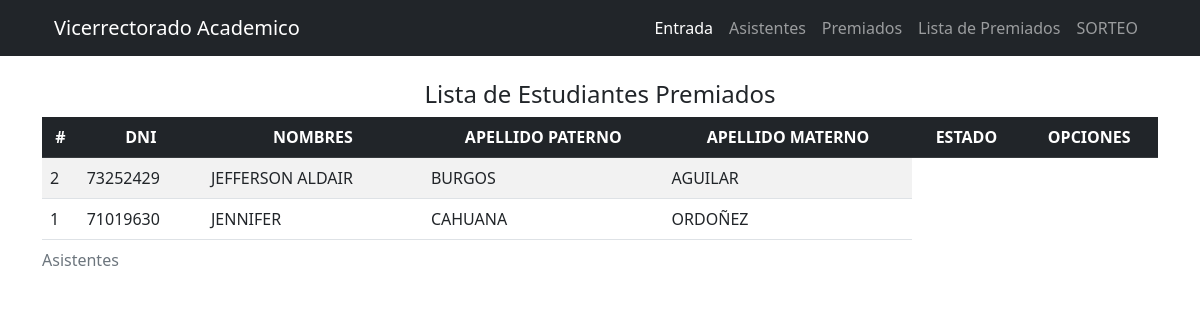
/listPremiados.php, run on an earlier commit of the app's database.
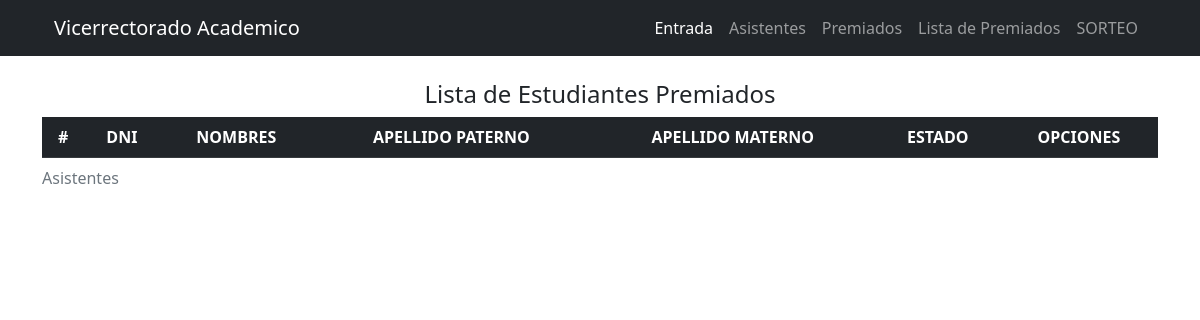
And on a later commit of the database.
### tables this page shows
CREATE TABLE IF NOT EXISTS `alumnos` (
  `id` int NOT NULL AUTO_INCREMENT,
  `codigo` varchar(6) DEFAULT NULL,
  `dni` varchar(8) DEFAULT NULL,
  `paterno` varchar(100) DEFAULT NULL,
  `materno` varchar(100) DEFAULT NULL,
  `nombres` varchar(100) DEFAULT NULL,
  `email` varchar(80) DEFAULT NULL,
  `celular` varchar(9) DEFAULT NULL,
  `modalidad` varchar(80) DEFAULT NULL,
  `programa_id` varchar(100) DEFAULT NULL,
  PRIMARY KEY (`id`)
);

CREATE TABLE IF NOT EXISTS `ganadores` (
  `id` int NOT NULL AUTO_INCREMENT,
  `dnig` varchar(8) NOT NULL DEFAULT '',
  `fechar` datetime DEFAULT NULL,
  PRIMARY KEY (`id`)
);

### listPremiados.php (the view, shortened to what this page needs)
<?php include('includes/header.php') ?>
<?php include('db/conection.php') ?>
<!DOCTYPE html>
<html lang="es">
    <head>
        <link rel="stylesheet" href="https://cdn.jsdelivr.net/npm/bootstrap@5.2.2/dist/css/bootstrap.min.css" />
        <link rel="stylesheet" href="https://cdn.datatables.net/1.12.1/css/dataTables.bootstrap5.min.css" />
        <link
            rel="stylesheet"
            href="https://cdnjs.cloudflare.com/ajax/libs/font-awesome/6.2.0/css/all.min.css"
        />
        <link rel="stylesheet" href="assets/css/styles.css" />
    </head>
    <body>
        <div class="container my-4">
            <div class="container">
                <h4 class="text-center">Lista de Estudiantes Premiados</h4>
            </div>
            <div class="row">
                <div class="col-sm-12 col-md-12 col-lg-12 col-xl-12">
                    <table id="datatable_users" class="table table-striped">
                        <caption>
                            Asistentes
                        </caption>
                        <thead>
                            <tr class="table-dark">
                                <th class="centered">#</th>
                                <th class="centered">DNI</th>
                                <th class="centered">NOMBRES</th>
                                <th class="centered">APELLIDO PATERNO</th>
                                <th class="centered">APELLIDO MATERNO</th>
                                <th class="centered">ESTADO</th>
                                <th class="centered">OPCIONES</th>
                            </tr>
                        </thead>
                        <tbody id="tableBody_users">
                        <?php
       $query=mysqli_query($conn,"SELECT * FROM alumnos a
       INNER JOIN ganadores g ON a.dni = g.dnig ")or die(mysqli_error($con));
         while($row=mysqli_fetch_array($query)){
           $id=$row['id'];
           $dni=$row['dni'];
           $nombre=$row['nombres'];
           $paterno=$row['paterno'];
           $materno=$row['materno'];
             ?>
                     <tr>
               <td><?php echo $id;?></td>
               <td><?php echo $dni;?></td>
               <td><?php echo $nombre;?></td>
               <td><?php echo $paterno;?></td>
               <td><?php echo $materno;?></td>
               </tr>
<?php }?>
                        </tbody>
                    </table>
                </div>
            </div>
        </div>
    </body>
</html>
<?php include('includes/footer.php') ?>

### includes/header.php (shortened to what this page needs)
<!DOCTYPE html>
<html lang="en">
<head>
    <link href="https://cdn.jsdelivr.net/npm/bootstrap@5.3.1/dist/css/bootstrap.min.css" rel="stylesheet">
    <link rel="stylesheet" href="assets/css/main.css">
</head>
<body>
<div class="container-fluid bg-dark">
<div class="container">
    <nav class="navbar navbar-dark bg-dark navbar-expand-lg tertiary">
        <div class="container-fluid">
            <a class="navbar-brand" href="index.php">Vicerrectorado Academico</a>
            <div class="collapse navbar-collapse" id="navbarSupportedContent">
                <ul class="navbar-nav ms-auto mb-2 mb-lg-0">
                    <li class="nav-item">
                        <a class="nav-link active" aria-current="page" href="index.php">Entrada</a>
                    </li>
                    <li class="nav-item">
                        <a class="nav-link" href="asistentes.php">Asistentes</a>
                    </li>
                    <li class="nav-item">
                        <a class="nav-link" href="premiados.php">Premiados</a>
                    </li>
                    <li class="nav-item">
                        <a class="nav-link" href="listPremiados.php">Lista de Premiados</a>
                    </li>
                    <li class="nav-item">
                        <a class="nav-link" href="sorteo.php">SORTEO</a>
                    </li>
                </ul>
            </div>
        </div>
    </nav>
</div>
</div>

### includes/footer.php (shortened to what this page needs)
</body>
</html>

### assets/css/main.css (style rules this page uses)
* { box-sizing: border-box; padding: 0%; margin: 0%; }

### assets/css/styles.css (style rules this page uses)
.centered { text-align: center !important; vertical-align: middle !important; }

What changed in the data, as far as the page shows it:
removed alumnos: ganadores.id "2", dni "73252429", nombres "JEFFERSON ALDAIR", paterno "BURGOS", materno "AGUILAR"
removed alumnos: ganadores.id "1", dni "71019630", nombres "JENNIFER", paterno "CAHUANA", materno "ORDOÑEZ"
